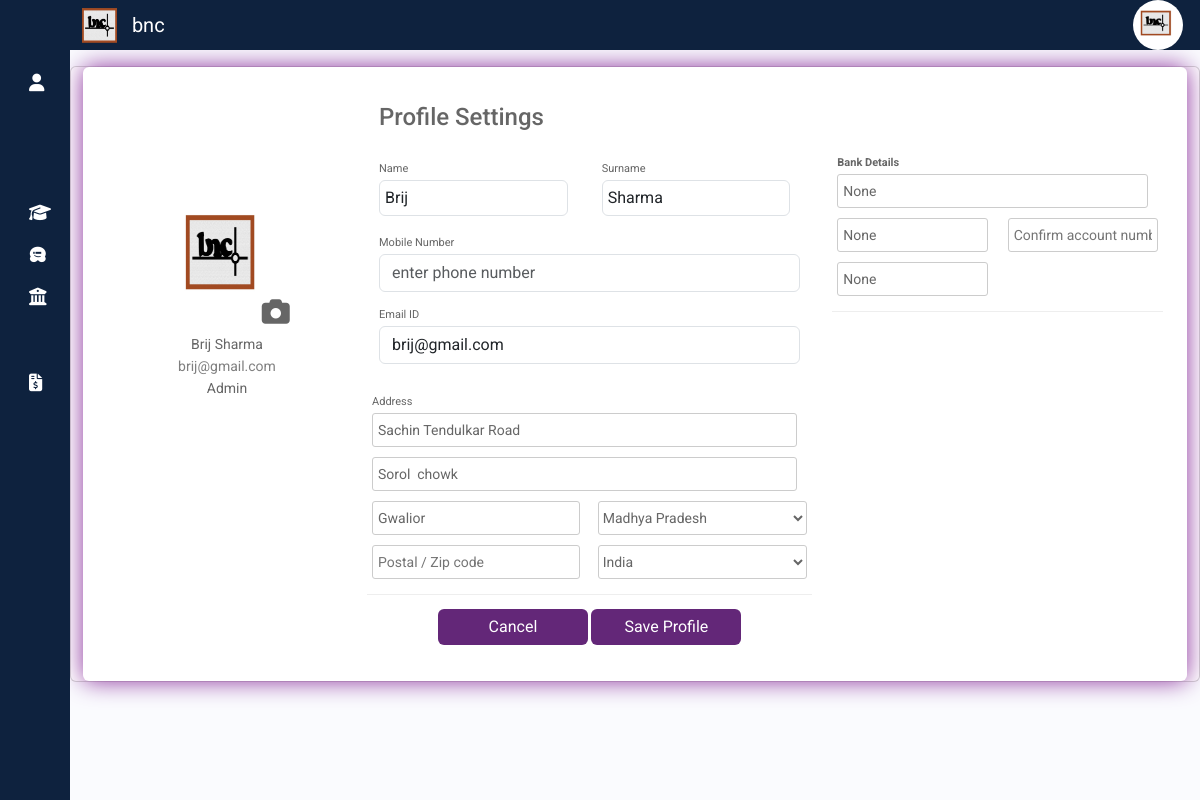
Page /propval/profile/10 on the earlier database version.
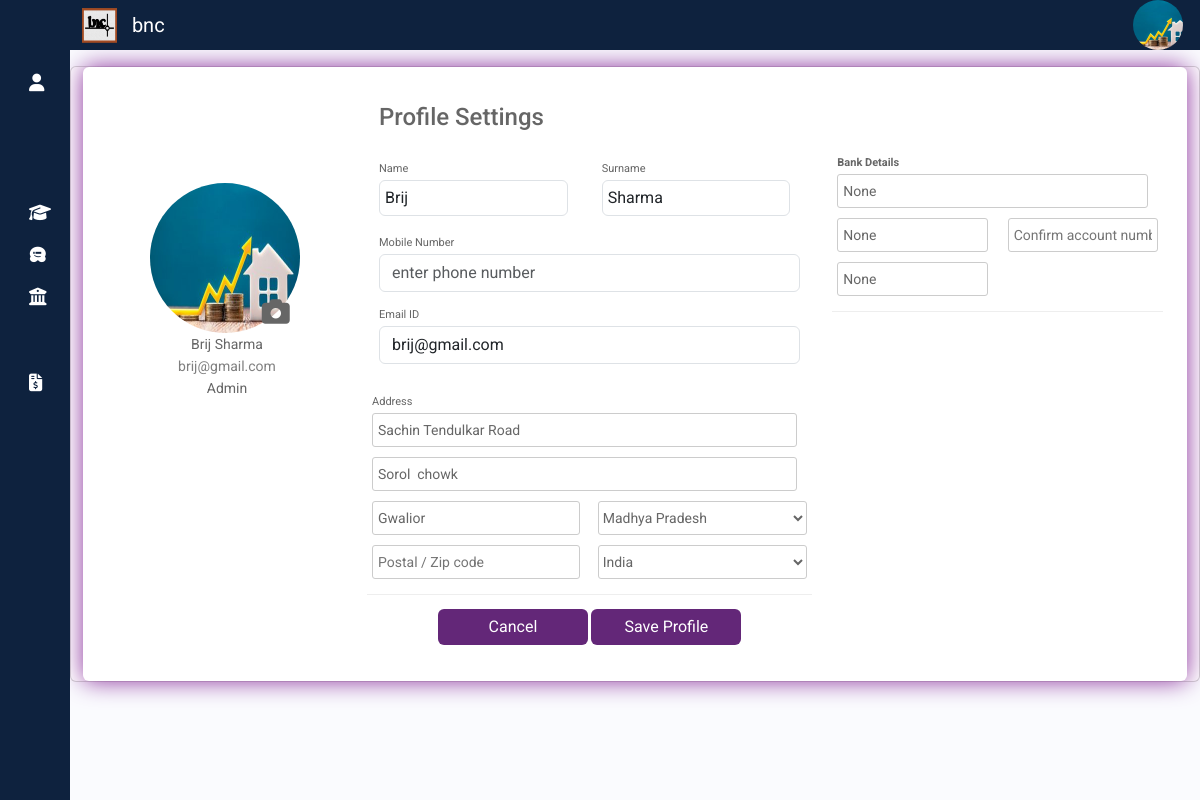
Same page on the later database version.
### propval/models.py (models this page shows, shortened)
class UserDetails(models.Model):
    user = models.OneToOneField(User, on_delete=models.DO_NOTHING,null=True)
    user_email = models.EmailField(unique=True, null=True, blank=True)
    first_name = models.CharField(max_length=30, null=True, blank=True)
    last_name = models.CharField(max_length=30, null=True, blank=True)  # Allow null and blank values
    phone = models.CharField(max_length=10, null=True, blank=True)
    add1 = models.CharField(max_length=100, null=True, blank=True)
    add2 = models.CharField(max_length=100, null=True, blank=True)
    city = models.CharField(max_length=30, null=True, blank=True)
    region = models.CharField(max_length=30, null=True, blank=True)
    zip = models.CharField(max_length=6, null=True, blank=True)
    country = models.CharField(max_length=20, null=True, blank=True)
    profileimage = models.ImageField(null=True, blank=True,upload_to="profile/")
    role = models.CharField(max_length=30, null=True, blank=True)
    bankname = models.CharField(max_length=50, null=True)
    bankacno = models.CharField(max_length=20, null=True)
    bankacnoconf = models.CharField(max_length=20, null=True)
    ifsccode = models.CharField(max_length=12,null=True)

### propval/views.py (the view, shortened to what this page needs)
# urls.py: path('profile/<int:uid>',views.profile,name='profile'),
def profile(request, uid=0):
    if(uid == 0):
        userdetails = UserDetails.objects.filter(user_email=request.user.email).first()
    else:
        userdetails = UserDetails.objects.get(pk=uid)
    if not userdetails:
        return HttpResponse('User data does not exist')
    try:
        response = requests.get("https://cdn-api.co-vin.in/api/v2/admin/location/states")
        if response.status_code == 200:
            allstates = response.json()
            states=allstates.get('states')
        else:
            states=[{'state_name':'Madhya Pradesh','state_id':20}, {'state_name':'Uttar Pradesh'}, {'state_name':'Rajsthan'}, {'state_name':'Delhi'}]
    except requests.ConnectionError:
        states=[{'state_name':'Madhya Pradesh','state_id':20}, {'state_name':'Uttar Pradesh'}, {'state_name':'Rajsthan'}, {'state_name':'Delhi'}]
    return render (request,'profile.html',{'userdata':userdetails,'uid':uid,'states':states})

### templates/profile.html (shortened to what the changed rows need)
{% extends "sidebar.html" %}
{% load static %}
{% block content %}
<div class="card container rounded bg-white mt-3 mb-1">
  <form action="" method="post" id="profileform" enctype="multipart/form-data">
  <div class="row">
      <div class="col-md-3 border-right">
        <div class="d-flex flex-column align-items-center text-center p-3 py-5">
          <div>
          <img class="rounded-circle mt-5" id="profileimaged"  width="150px" style="height: 150px;"{% if userdata.profileimage %} src="{{userdata.profileimage.url}}" {% else %} src="{% static 'img/OIP.jpg' %}" {% endif%} >
          <label for="profileimage" id="openFileBrowser"> <i class="fa-solid fa-camera upload-icon"></i></label>
        </div>
          <span class="font-weight-bold">{{userdata.first_name}} {{userdata.last_name}} </span>
          <span class="text-black-50">{{userdata.user_email}}</span><span>{{userdata.role}} </span>
          </div>
      </div>
      <div class="col-md-5 border-right">
          <div class="p-1 py-3">
              <div class="row mt-1">
                  <div class="col-md-6"><label class="labels">Name</label><input name="first_name" type="text" class="form-control" placeholder="first name" value="{{userdata.first_name}}"></div>
                  <div class="col-md-6"><label class="labels">Surname</label><input name="last_name" type="text" class="form-control" value="{{userdata.last_name}}" placeholder="surname"></div>
              </div>
              <div class="row mt-1">
                  <div class="col-md-12"><label class="labels">Email ID</label><input name="email" type="email" class="form-control" placeholder="enter email id" value="{{userdata.user_email}}" {% if  uid == 0 %} readonly {% endif %} ></div>
                  <div class="item">
                    <label class="labels">Address</label>
                    <input type="text" name="add1" placeholder="Street address"
                    {% if userdata.add1 %}
                    value="{{userdata.add1}}"
                    {% endif %}/>
                    <input type="text" name="add2" placeholder="address line 2"
                    {% if userdata.add2 %}
                    value="{{userdata.add2}}"
                    {% endif %}/>
                    <div class="city-item">
                      <input type="text" name="city" placeholder="City" required
                      {% if userdata.city %}
                    value="{{userdata.city}}"
                    {% endif %}/>
                    <select name="region" required>
                      {% for state in states %}
                        {% if state.state_id == 20 %}
                          <option value={{state.state_name}}  selected   >{{state.state_name}}</option>
                        {% else %}
                          <option value={{state.state_name}}   >{{state.state_name}}</option>
                        {%endif%}
                      {% endfor %}
                    </select>
                      <input type="text" name="zip" placeholder="Postal / Zip code"
                    />
                      <select name="country" required>
                        <option value="India" selected>India</option>
                      </select>
                    </div>
                  </div>
              </div>
          </div>
      </div>
      <div class="col-md-4">
          <div class="p-1 py-5">
              <div class="item">
                <label class="labels"><b>Bank Details</b></label>
                <input type="text" name="bankname" placeholder="Bank Name"
                {% if userdata.bankname %}
                value="{{userdata.bankname}}"
                {% endif %}/>
                <div class="city-item">
                  <input type="tel" name="acno" placeholder="Account number"
                  {% if userdata.bankacno %}
                value="{{userdata.bankacno}}"
                {% endif %}/>
                  <input type="tel" name="confacno" placeholder="Confirm account number"
                />
                  <input type="text" name="ifsc" placeholder="IFSC Code"
                  {% if userdata.ifsccode %}
                value="{{userdata.ifsccode}}"
                {% endif %}/>
                </div>
              </div>
          </div>
      </div>
  </div>
  </form>
</div>
    {% endblock content %}

### templates/sidebar.html (shortened to what the changed rows need)
<!DOCTYPE html>
<html lang="en">
<head>
    {% include 'bootstrap_link.html' %}
    {% load static %}
    <link rel="stylesheet" href="{% static 'css/sidebarstyle.css' %}">
    <link rel="stylesheet" href="{% static 'css/formstyle.css' %}">
</head>
<body>
    <div class="wrapper">
         <div class="main p-0" style="height: 100vh; overflow-x: hidden;overflow-y: auto;" >
              <nav class="topnavbar navbar d-flex navbar-expand-lg navbar-light " style="padding-top: inherit;padding-bottom: inherit;">
                <div class="container-fluid">
                  <div class="collapse navbar-collapse " id="navbarNav">
                    <ul class="navbar-nav ms-auto">
                      <li class="nav-item" style="text-align: center;width: -webkit-fill-available;">
                      </li>
                    </ul>
                    <img id="navprofileimg" {% if userdata.profileimage %} src="{{userdata.profileimage.url}}" {% else %} src="{% static 'img/OIP.jpg' %}" {% endif%} alt=""  class="circle-image" onclick="toggleMenu()">
                  </div>
                </div>
              </nav>
            {% block content %}{% endblock content %}
        </div>
    </div>
</body>
</html>

Differences in the rows shown:
changed UserDetails "Brij": profileimage: a different picture
